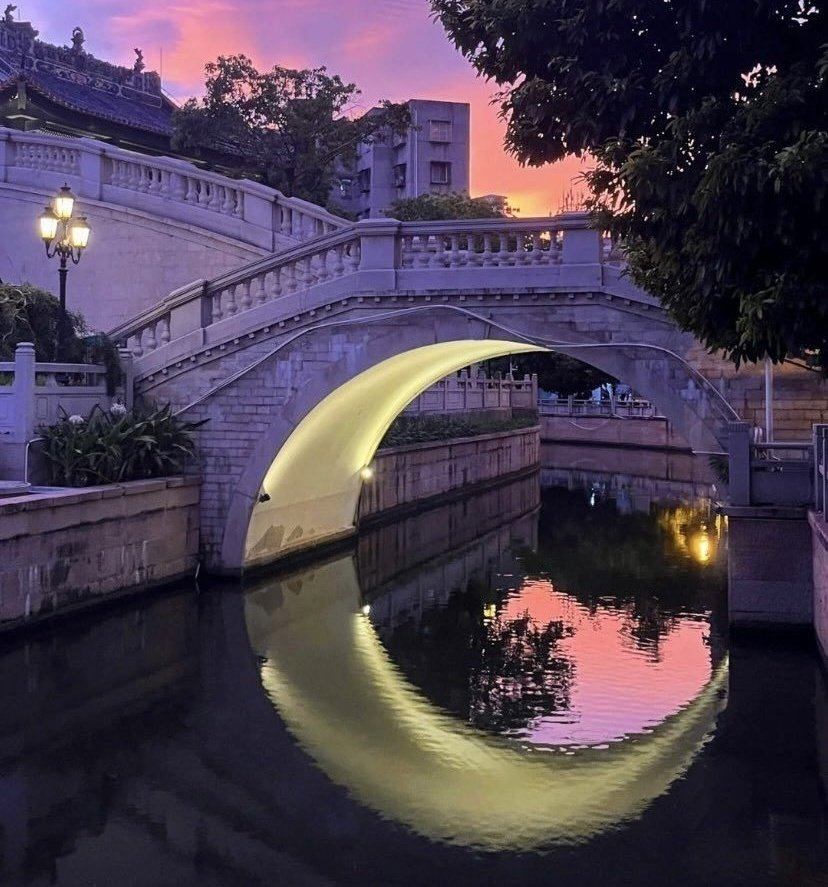
#> input picture nim.jpg, 828 x 887 px
$ python 'max filter.py'
#> lines starting #> are read from the running program, lines starting #| are printed output that depends on the picture
import cv2
import numpy as np

# Load image
img = cv2.imread('nim.jpg')
#> img is the input picture: shape (887, 828, 3); mean B, G, R 79.4, 62.4, 74.8

# Convert image to grayscale
gray_img = cv2.cvtColor(img, cv2.COLOR_BGR2GRAY)
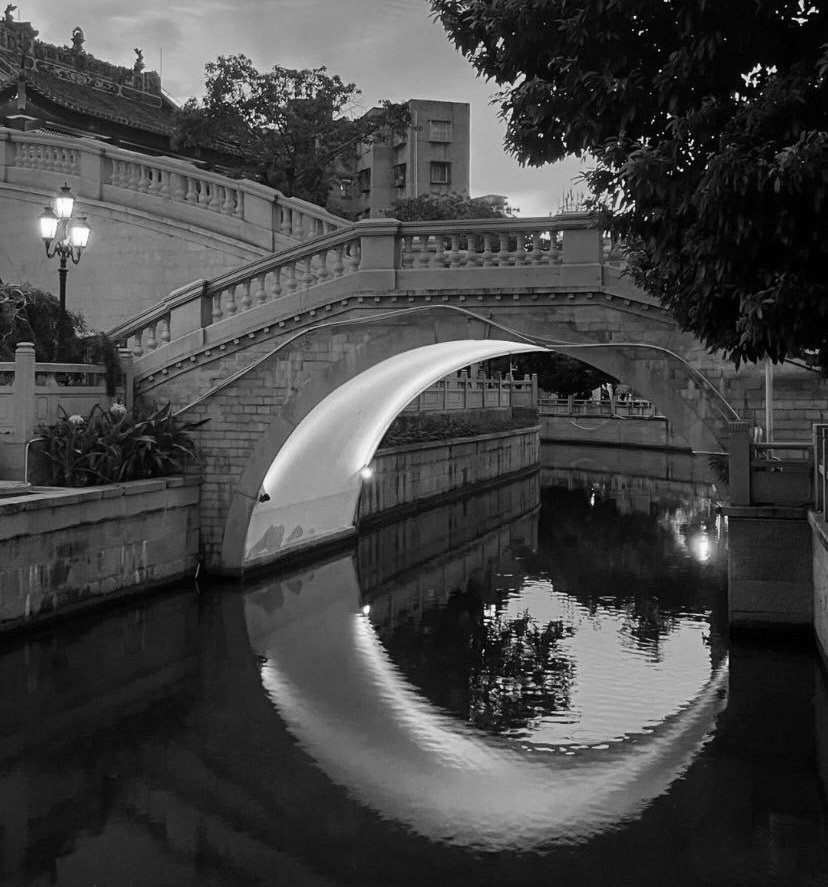
#> gray_img: shape (887, 828); min 0, max 255, mean 68

# Define kernel size for max filter
kernel_size = 3

# Apply max filter
kernel = np.ones((kernel_size, kernel_size), np.uint8)
max_img = cv2.dilate(gray_img, kernel)
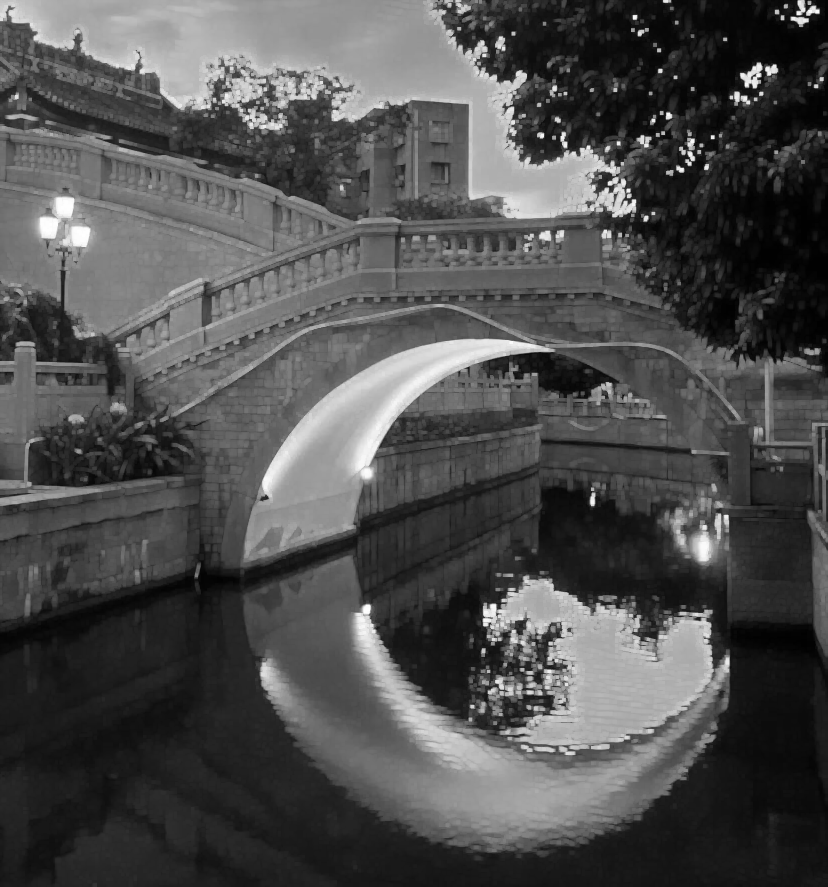
#> max_img: shape (887, 828); min 1, max 255, mean 78.9

# Display original and filtered image
cv2.imshow('Original Image', gray_img)
cv2.imshow('Max Filtered Image', max_img)
cv2.waitKey(0)
cv2.destroyAllWindows()
